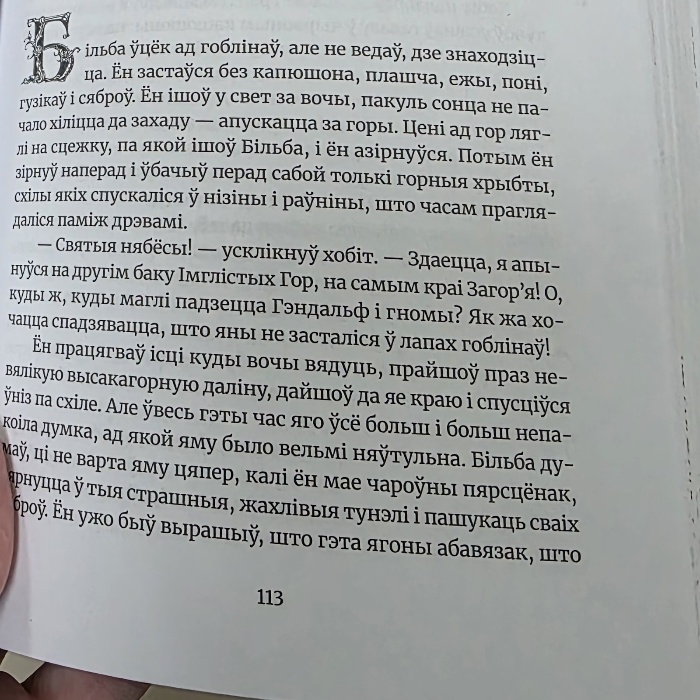
#> input picture images/hobbit_page_roi.jpg, 700 x 700 px
$ python read_image.py
#> lines starting #> are read from the running program, lines starting #| are printed output that depends on the picture; after the words box and inside, x2 and y2 are one past the last pixel; in counts of white or black regions, pixels touching at a corner belong together
import cv2 as cv
import numpy as np
from pathlib import Path

def read_image():
    # [11 lines of commented-out code are left out]

    IMAGE_PATH = Path("./images/hobbit_page_roi.jpg")
    WINDOW_NAME = "IMAGE"
    image = cv.imread(IMAGE_PATH)
#> image is the input picture: shape (700, 700, 3); mean B, G, R 161.3, 161.6, 158.9

    # kernel = np.array([[-1,-1,-1], [-1,9,-1], [-1,-1,-1]])
    # image = cv.filter2D(image, -1, kernel)
    threshold_kernel= 15
    dst = 5
    grayscale_image = cv.cvtColor(image, cv.COLOR_BGR2GRAY)
    ths = cv.adaptiveThreshold(grayscale_image, 255, cv.ADAPTIVE_THRESH_GAUSSIAN_C, cv.THRESH_BINARY, threshold_kernel, dst)
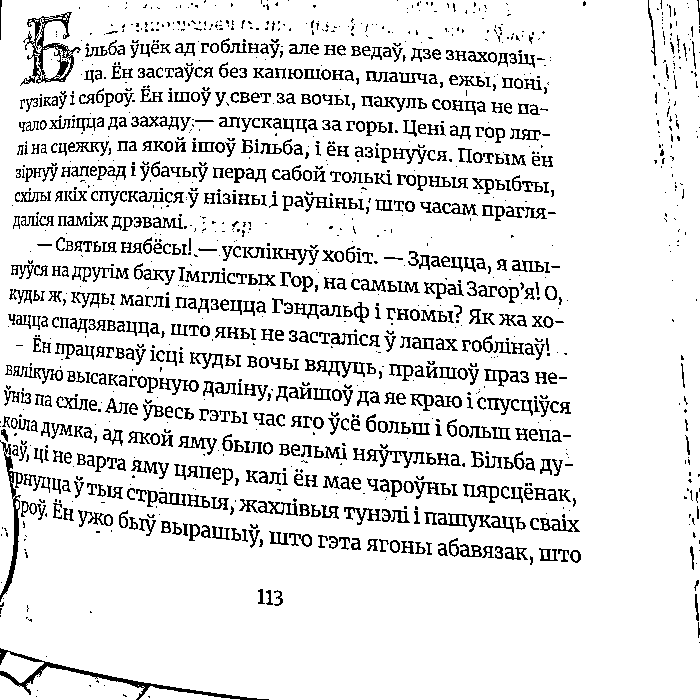
#> ths: shape (700, 700); 88.5% white; black in thin lines or dots

    kernel=np.ones((2,2), np.uint8)
    opening = cv.morphologyEx(ths, cv.MORPH_OPEN, kernel)
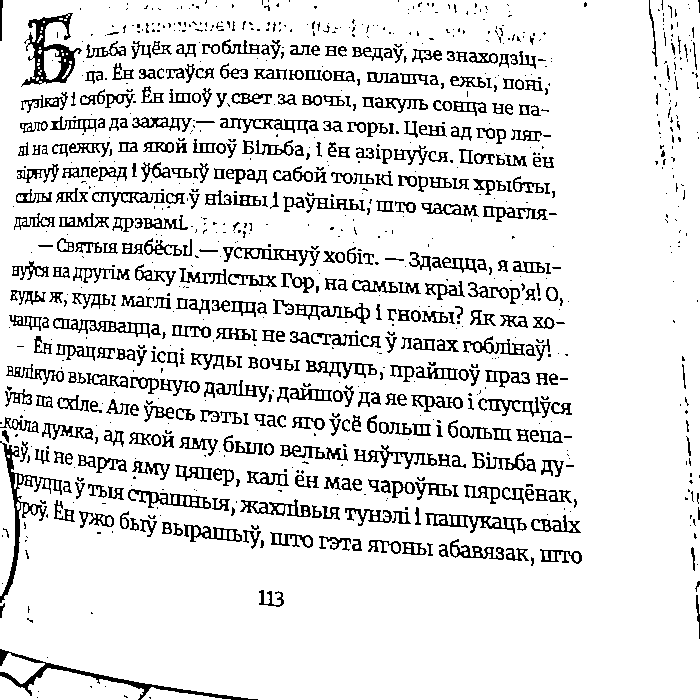
#> opening: shape (700, 700); 88.1% white; black in thin lines or dots

    cv.imshow(WINDOW_NAME, opening)
    if cv.waitKey(0) == ord("s"):
#> (key Esc is pressed here)
        cv.destroyAllWindows()

if __name__ == "__main__":
    read_image()
